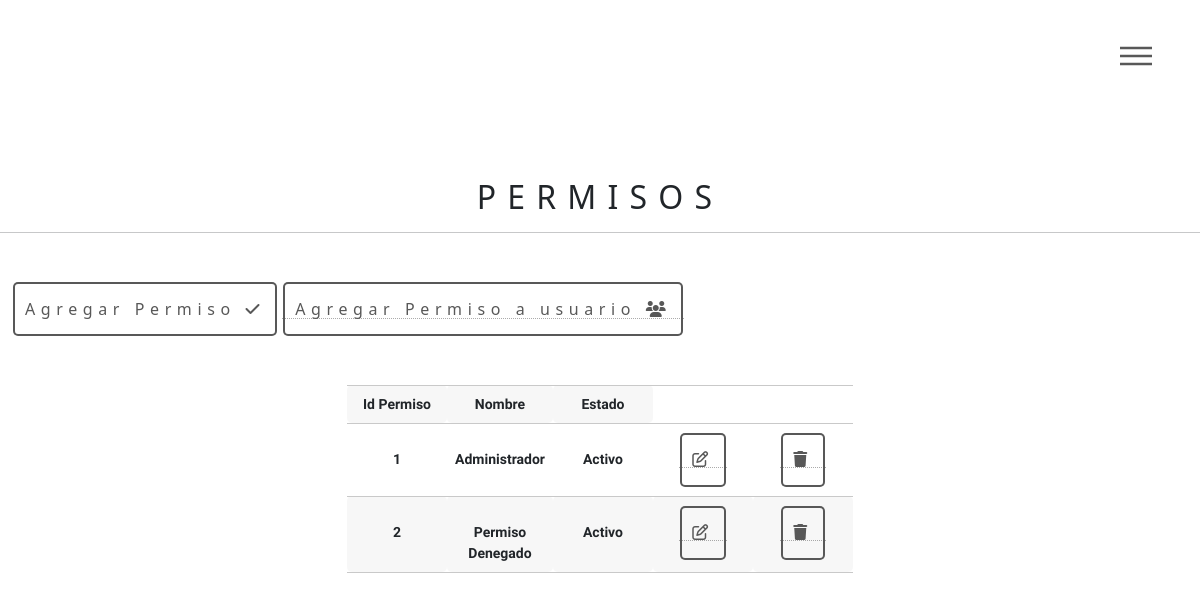
The page /permisos/permisos.php on the database its author committed.
### tables this page shows
CREATE TABLE `permiso` (
  `idPermiso` int(11) NOT NULL,
  `nombre` varchar(100) NOT NULL,
  `estado` varchar(20) NOT NULL DEFAULT 'activo'
);

### permisos/permisos.php (the view, shortened to what this page needs)
<?php
require('ds.php');
include('../usuarios/header.php');
    $sentencia=$bd->query("SELECT *FROM permiso where estado='activo'");
    $permisos=$sentencia->fetchALL(PDO::FETCH_OBJ);
?>
<!DOCTYPE html>
<html lang="en">
<head>
   <link rel="stylesheet" href="estiloPermisos.css">
</head>
<body>
<h2 class="text-dark text-center mt-5">Permisos</h2>
<hr>
<div class="container-fluid ml-2 mt-5">
    <button id="BtnAgregar" class="btn " data-bs-toggle="modal" data-bs-target="#FormularioUsuarios">Agregar Permiso <i class="fa-solid fa-check"></i></button>
   <a  href="../usuariopermisos/usuariopermiso.php"> <button  class="btn ml-5 " >Agregar Permiso a usuario <i class="fa-solid fa-users"></i></button></a>
    <div class="contenedort container-fluid w-100 ">
        <div class="containertabla">
            <table class="table">
                <tr>
                    <td scope="col">Id Permiso</td>
                    <td scope="col">Nombre</td>
                    <td scope="col">Estado</td>
                </tr>
            <?php
            foreach($permisos as $usuario){
              ?>
              <tr>
                  <td ><?php echo $usuario->idPermiso ?></td>
                  <td ><?php echo $usuario->nombre ?></td>
                  <td ><?php echo $usuario->estado ?></td>
                  <td ><a href="preactualizarPermiso.php?id=<?php echo $usuario->idUsuarioPermiso; ?>"><button class="btn "><i class="fa-regular fa-pen-to-square"></i></button></a></td>
                  <td><a href="eliminarpermiso.php?id=<?php echo $usuario->idUsuarioPermiso; ?>"><button class="btn "><i class="fa-solid fa-trash"></i></button></a></td>
              </tr>
              <?php
            }
            ?>
            </table>
        </div>
    </div>
</div>
</body>
</html>

### assets/css/main.css (style rules this page uses)
html, body, div, span, applet, object, iframe, h1, h2, h3, h4, h5, h6, p, blockquote, pre, a, abbr, acronym, address, big, cite, code, del, dfn, em, img, ins, kbd, q, s, samp, small, strike, strong, sub, sup, tt, var, b, u, i, center, dl, dt, dd, ol, ul, li, fieldset, form, label, legend, table, caption, tbody, tfoot, thead, tr, th, td, article, aside, canvas, details, embed, figure, figcaption, footer, header, hgroup, menu, nav, output, ruby, section, summary, time, mark, audio, video { margin: 0; padding: 0; border: 0; font-size: 100%; font: inherit; vertical-align: baseline; }
body { line-height: 1; }
table { border-collapse: collapse; border-spacing: 0; }
body { -webkit-text-size-adjust: none; }
body { -ms-overflow-style: scrollbar; }
html { box-sizing: border-box; }
*, *:before, *:after { box-sizing: inherit; }
body { background: #ffffff; }
body, input, select, textarea { color: #585858; font-family: "Source Sans Pro", Helvetica, sans-serif; font-size: 16pt; font-weight: 300; line-height: 1.75; }
@media screen and (max-width: 1680px) { body, input, select, textarea { font-size: 14pt; } }
@media screen and (max-width: 1280px) { body, input, select, textarea { font-size: 12pt; } }
a { -moz-transition: border-bottom-color 0.2s ease, color 0.2s ease; -webkit-transition: border-bottom-color 0.2s ease, color 0.2s ease; -ms-transition: border-bottom-color 0.2s ease, color 0.2s ease; transition: border-bottom-color 0.2s ease, color 0.2s ease; text-decoration: none; color: #585858; border-bottom: dotted 1px rgba(88, 88, 88, 0.5); }
em, i { font-style: italic; }
h2, h3, h4, h5, h6 { font-weight: 900; line-height: 1.5; margin: 0 0 2em 0; text-transform: uppercase; letter-spacing: 0.35em; }
h2 { font-size: 1.1em; }
hr { border: 0; border-bottom: solid 1px #c9c9c9; margin: 2em 0; }
table { margin: 0 0 2em 0; width: 100%; }
table tbody tr { border: solid 1px #c9c9c9; border-left: 0; border-right: 0; }
table tbody tr:nth-child(2n + 1) { background-color: rgba(144, 144, 144, 0.075); }
table td { padding: 0.75em 0.75em; }
input[type="submit"], input[type="reset"], input[type="button"], button, .button { -moz-appearance: none; -webkit-appearance: none; -ms-appearance: none; appearance: none; -moz-transition: background-color 0.2s ease-in-out, color 0.2s ease-in-out, box-shadow 0.2s ease-in-out; -webkit-transition: background-color 0.2s ease-in-out, color 0.2s ease-in-out, box-shadow 0.2s ease-in-out; -ms-transition: background-color 0.2s ease-in-out, color 0.2s ease-in-out, box-shadow 0.2s ease-in-out; transition: background-color 0.2s ease-in-out, color 0.2s ease-in-out, box-shadow 0.2s ease-in-out; background-color: transparent; border-radius: 4px; border: 0; box-shadow: inset 0 0 0 2px #585858; color: #585858 !important; cursor: pointer; display: inline-block; font-size: 0.8em; font-weight: 900; height: 3.5em; letter-spacing: 0.35em; line-height: 3.45em; overflow: hidden; padding: 0 1.25em 0 1.6em; text-align: center; text-decoration: none; text-overflow: ellipsis; text-transform: uppercase; white-space: nowrap; }

### permisos/estiloPermisos.css (style rules this page uses)
td { text-align: center; width: 100px; font-family: 'Libre Franklin', sans-serif; text-transform:capitalize; font-size: 14px; border-style:solid ; border-color: rgba(248, 247, 247, ); border-radius:5px; font-weight:bold; }
.contenedort { display: flex; justify-content: center; }
button { background-color: rgba(233, 240, 240, 0.5); border-color: rgb(5, 5, 5); border-radius: 5px; border-style: solid; }
.containertabla { margin-top: 3em; }

### rows shown on the page
permiso: idPermiso "1", nombre "Administrador", estado "Activo"
permiso: idPermiso "2", nombre "Permiso Denegado", estado "Activo"
